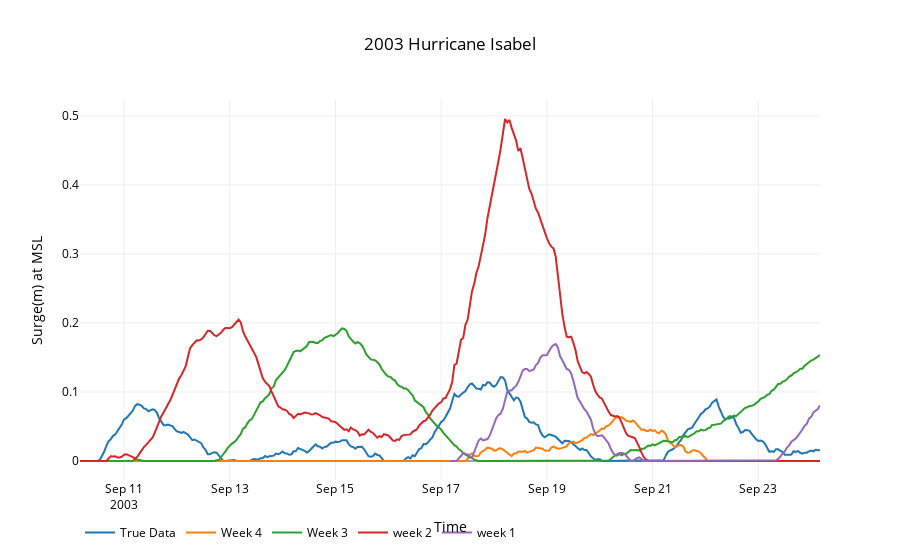

The notebook cell saved with this chart:
### Markdown cell above
### Duck, NC Station

### Code cell
starts,end,noaa = '20030827','20030926','8651370'
data = utils.plot_timeseries2(files,start,name,26642)
title,x,y = '2003 Hurricane Isabel','Time','Surge(m) at MSL'
layout=utils.layout(title,x,y)
fig = go.Figure(data=data, layout=layout)
interactive = iplot(fig)
#po.plot(fig,filename=root_dir+'\\'+'duck_surge.html')

### Figure 1 — Plotly figure (JSON) as saved in the notebook; plotly's stock layout.template omitted (floating-point values rounded to 4 significant figures; data arrays with more than 128 entries replaced by an {"elided": "..."} marker saying what was removed)
{"data": [{"line": {"color": "rgba(153, 153, 255)"}, "mode": "lines", "name": "True Data", "type": "scatter", "uid": "4c0ffcb7-8ee9-477d-8ec1-1e76c97e6a94", "x": {"elided": "337 str values"}, "y": {"elided": "337 float values"}}, {"line": {"color": "rgba(204, 255, 51)"}, "mode": "lines", "name": "Week 4", "type": "scatter", "uid": "52245cd3-2f34-403e-a2c7-9fa4ae3759da", "x": {"elided": "337 str values"}, "y": {"elided": "337 float values"}}, {"line": {"color": "rgba(204, 0, 255)"}, "mode": "lines", "name": "Week 3", "type": "scatter", "uid": "6855e74a-41ef-4ac5-a696-cfdccc27425f", "x": {"elided": "337 str values"}, "y": {"elided": "337 float values"}}, {"line": {"color": "rgba(102, 0, 255)"}, "mode": "lines", "name": "week 2", "type": "scatter", "uid": "5f49048e-bf9d-4261-9a4d-efd0a5f2ffee", "x": {"elided": "337 str values"}, "y": {"elided": "337 float values"}}, {"line": {"color": "rgba(204, 0, 0)"}, "mode": "lines", "name": "week 1", "type": "scatter", "uid": "6915b91d-d9c0-45f4-8f9f-59ec02f3790e", "x": {"elided": "169 str values"}, "y": {"elided": "169 float values"}}], "layout": {"autosize": true, "font": {"color": "rgb(0, 0, 0)"}, "legend": {"orientation": "h"}, "paper_bgcolor": "rgb(255,255,255)", "plot_bgcolor": "rgb(255,255,255)", "title": "2003 Hurricane Isabel", "xaxis": {"autorange": true, "range": ["2003-09-10 04:00", "2003-09-24 04:00"], "title": "Time", "type": "date"}, "yaxis": {"autorange": true, "range": [-0.02753, 0.523], "title": "Surge(m) at MSL", "type": "linear"}}}
